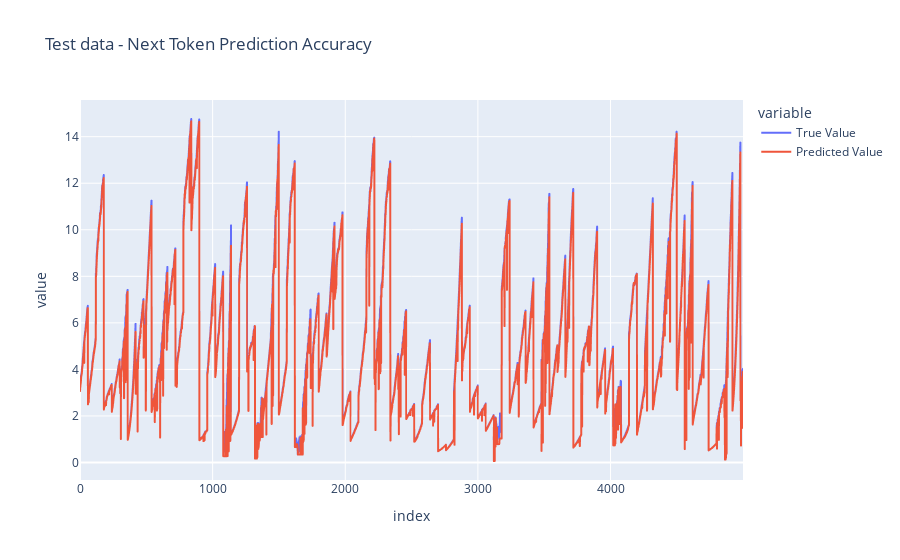

This figure's notebook cell:
### Code cell
dataset_raw= TimeSeriesDatasetRaw(test_episodes, context_window=context_window, vocab_size=vocab_size)
x_batch, y_batch = dataset_raw[range(5_000)]


print(x_batch.shape)

y_predict = learner.predict(x_batch, num_periods=1)[:, -1]


df=pd.DataFrame([y_batch, y_predict]).T
df.columns = ['True Value', 'Predicted Value']
fig = px.line(df, labels={ 'x':['Predicted Value','Predicted Value']}, title='Test data - Next Token Prediction Accuracy')
fig.show()

### Figure 1 — Plotly figure (JSON) as saved in the notebook; plotly's stock layout.template omitted (floating-point values rounded to 4 significant figures; data arrays with more than 128 entries replaced by an {"elided": "..."} marker saying what was removed)
{"data": [{"hovertemplate": "variable=True Value<br>index=%{x}<br>value=%{y}<extra></extra>", "legendgroup": "True Value", "line": {"color": "#636efa", "dash": "solid"}, "marker": {"symbol": "circle"}, "mode": "lines", "name": "True Value", "showlegend": true, "type": "scattergl", "x": {"elided": "5000 int values"}, "xaxis": "x", "y": {"elided": "5000 float values"}, "yaxis": "y"}, {"hovertemplate": "variable=Predicted Value<br>index=%{x}<br>value=%{y}<extra></extra>", "legendgroup": "Predicted Value", "line": {"color": "#EF553B", "dash": "solid"}, "marker": {"symbol": "circle"}, "mode": "lines", "name": "Predicted Value", "showlegend": true, "type": "scattergl", "x": {"elided": "5000 int values"}, "xaxis": "x", "y": {"elided": "5000 float values"}, "yaxis": "y"}], "layout": {"legend": {"title": {"text": "variable"}, "tracegroupgap": 0}, "title": {"text": "Test data - Next Token Prediction Accuracy"}, "xaxis": {"anchor": "y", "domain": [0, 1], "title": {"text": "index"}}, "yaxis": {"anchor": "x", "domain": [0, 1], "title": {"text": "value"}}}}
